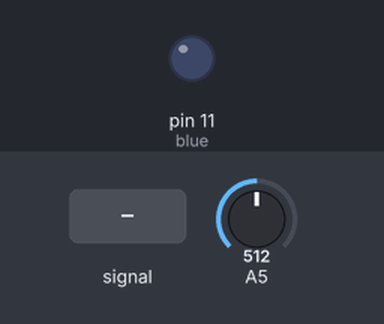
Recording of a sketch running on a simulated Arduino Uno, built with avr-gcc and run on an emulated ATmega328P. Shown: output pins drawn as LEDs (lit = HIGH). The inputs (shaded band) are chosen by the test bench; at power-on: A5 = 512. What the sketch prints to the serial monitor is not drawn.

Above: at 1.2 s.
1.3 s: A5 fed a 200 Hz sine of ±81 counts around its level
At 2.4 s:
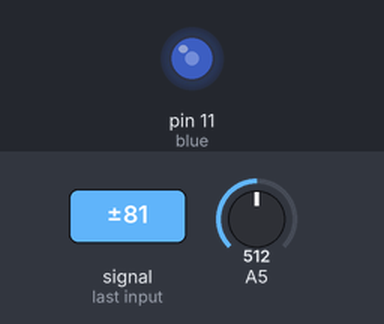
2.8 s: A5 set to 306
At 4.0 s:
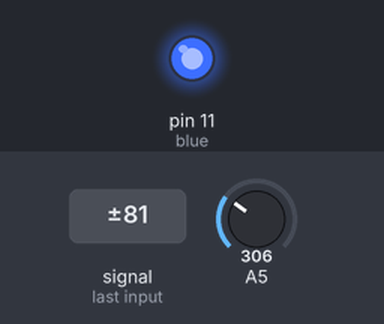
4.3 s: A5 set to 488
5.8 s: A5 set to 514
At 6.3 s:
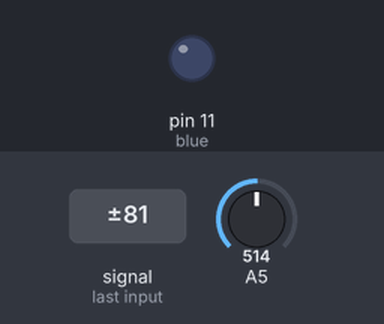
7.3 s: A5 set to 490
At 8.5 s:
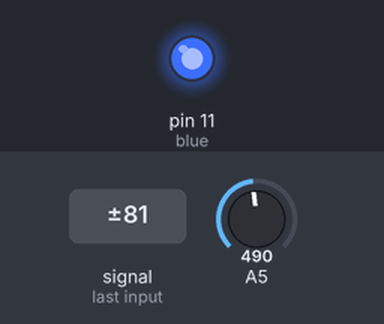
8.8 s: A5 set to 510
At 9.8 s:
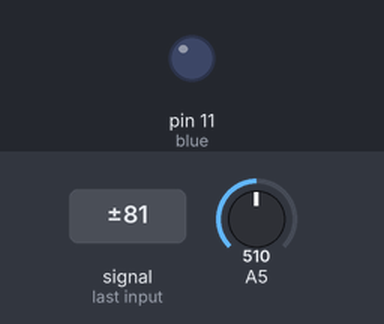
Timing chart, 0 to 11.3 s (numbered marks = the images above; inputs shaded):
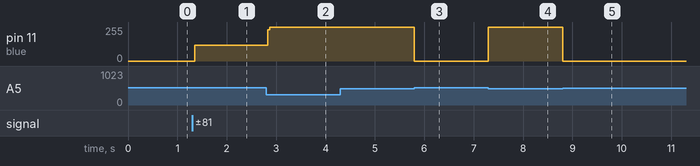

The sketch:

LDR_LED.ino
```cpp
int blue=11;
void setup()
{
  // put your setup code here, to run once:
  pinMode(blue,OUTPUT);

  Serial.begin(115200);
}

void loop()
{
  // put your main code here, to run repeatedly:
  int ldr=analogRead(A5);
  Serial.println(ldr);
  if(ldr<500){
    digitalWrite(blue,HIGH);

  }
  else
  {
  digitalWrite(blue,LOW);
  }
}
```

Measured:
- the behaviour switches between 499 and 500 on A5 (found by bisection; images 2 and 3)
- after the input at 1.3 s, pin 11 (blue): 0/255 → 117/255 after 0.05 s
- after the input at 2.8 s, pin 11 (blue): 117/255 → 255/255 at once
- after the input at 5.8 s, pin 11 (blue): 255/255 → 0/255 at once
- after the input at 7.3 s, pin 11 (blue): 0/255 → 255/255 at once
- after the input at 8.8 s, pin 11 (blue): 255/255 → 0/255 at once
